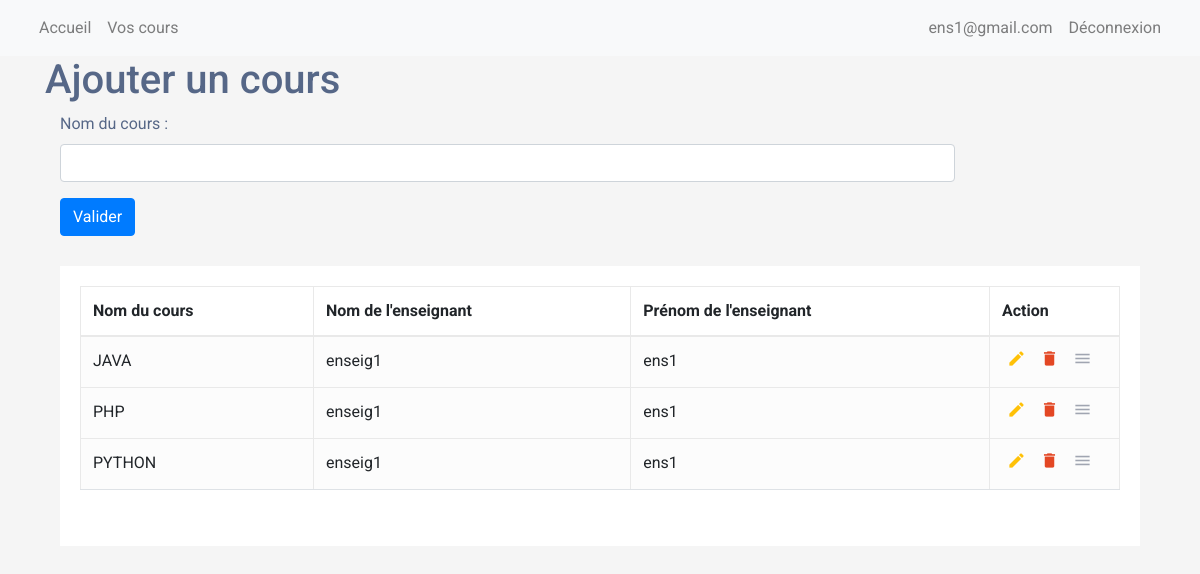
/miniprojet/accueil_ens.php (signed in), run on the app's committed database.
### tables this page shows
CREATE TABLE `utilisateur` (
  `id_utilisateur` int NOT NULL,
  `nom` varchar(100) DEFAULT NULL,
  `prenom` varchar(100) DEFAULT NULL,
  `email` varchar(100) DEFAULT NULL,
  `mot_de_passe` varchar(100) DEFAULT NULL,
  `Role` int DEFAULT NULL
);

CREATE TABLE `cours` (
  `id_cours` int NOT NULL,
  `nom_cours` varchar(100) DEFAULT NULL,
  `id_utilisateur` int DEFAULT NULL
);

### miniprojet/get_email.php (called while the page is built)
<?php
$conn = connect();
$id_utilisateur = $_SESSION['id_utilisateur'];
    $req = "SELECT email FROM utilisateur WHERE id_utilisateur= :id_utilisateur ";
    $statement = $conn->prepare($req);
    $statement->bindParam(':id_utilisateur', $id_utilisateur, PDO::PARAM_INT);
    $statement->execute();
    $user = $statement->fetch(PDO::FETCH_ASSOC);
?>

### miniprojet/accueil_ens.php (the view, shortened to what this page needs)
<?php
require_once("get_email.php");
?>
    <!DOCTYPE html>
    <html lang="en">
    <head>
    <link rel="stylesheet" href="https://stackpath.bootstrapcdn.com/bootstrap/4.5.0/css/bootstrap.min.css">
    <link rel="stylesheet" href="https://maxcdn.bootstrapcdn.com/font-awesome/4.7.0/css/font-awesome.min.css">
    </head>
    <body>
    <header>
<nav class="navbar navbar-expand-lg navbar-light bg-light">
<div class="container-fluid">
<div class="collapse navbar-collapse" id="navbarNav">
<ul class="navbar-nav">
    <li>
    <a class="nav-link" href="bienvenue_ens.php">Accueil</a>
    </li>
<li class="nav-item">
<a class="nav-link" href="accueil_ens.php">Vos cours</a>
</li>
</ul>
<ul class="navbar-nav ml-auto">
<li class="nav-item">
<a class="nav-link"><?php echo $user['email']; ?></a>
</li>
<li class="nav-item">
<a class="nav-link" href="deconnexion.php">Déconnexion</a>
</li>
</ul>
</div>
</div>
</nav>
</header>
    <div class="container">
            <h1>Ajouter un cours</h1>
            <form method="get" action="ajouter_cours.php" class="form-horizontal">
                <div class="form-group">
                    <label for="nom_cours" class="col-sm-2 control-label">Nom du cours :</label>
                    <div class="col-sm-10">
                        <input type="text" name="nom_cours" class="form-control" id="nom_cours" required>
                    </div>
                </div>
                <div class="form-group">
                    <div class="col-sm-offset-2 col-sm-10">
                        <button type="submit" class="btn btn-primary">Valider</button>
                    </div>
                </div>
            </form>
    <div class="container-xl">
        <div class="table-responsive">
            <div class="table-wrapper">
                <div class="table-title">
                <table class="table table-striped table-hover table-bordered">
                    <thead>
                        <tr>
                            <th>Nom du cours</th>
                            <th>Nom de l'enseignant</th>
                            <th>Prénom de l'enseignant </th>
                            <th>Action </th>
                        </tr>
                    </thead>
                    <tbody>
                    <?php
        require_once("connect.php");
        $id_utilisateur = $_SESSION['id_utilisateur'];
        $req = "SELECT  cours.id_cours,cours.nom_cours, utilisateur.nom, utilisateur.prenom FROM cours JOIN utilisateur ON cours.id_utilisateur = utilisateur.id_utilisateur WHERE cours.id_utilisateur=$id_utilisateur";
    try {
        $resultat = $conn->query($req);
        while($ligne = $resultat->fetch(PDO::FETCH_ASSOC)) {
            echo "<tr>";
            echo "<td>".$ligne['nom_cours']."</td>";
            echo "<td>".$ligne['nom']."</td>";
            echo "<td>".$ligne['prenom']."</td>";
            echo "<td>
            <a href='edit_cours.php?id_cours=".$ligne["id_cours"]."' class='edit' title='Edit' data-toggle='tooltip'><i class='material-icons'>&#xE254;</i></a>
            <a href='supprimer_cours.php?id_cours=".$ligne["id_cours"]."' class='delete' title='Delete' data-toggle='tooltip'><i class='material-icons'>&#xE872;</i></a>
            <a href='liste_etudinat_insc_cours.php?id_cours=".$ligne["id_cours"]."' class='liste' title='liste' data-toggle='tooltip'><i class='material-icons'>menu</i></a>
        </td>";
            echo "<tr>";
        }
        echo "</table>";
    }
    catch(PDOException $e)
    {
        echo "<br> Probleme de requete".$e->getMessage();
    }
    ?>
            </div>
        </div>
    </div>
    </body>
    </html>

### miniprojet/accueil_ens.php (style rules this page uses)
body { color: #566787; background: #f5f5f5; font-family: 'Roboto', sans-serif; }
.table-responsive { margin: 30px 0; }
.table-wrapper { min-width: 1000px; background: #fff; padding: 20px; box-shadow: 0 1px 1px rgba(0,0,0,.05); }
.table-title { padding-bottom: 10px; margin: 0 0 10px; min-width: 100%; }
table.table tr th, table.table tr td { border-color: #e9e9e9; }
table.table-striped tbody tr:nth-of-type(odd) { background-color: #fcfcfc; }
table.table td:last-child { width: 130px; }
table.table td a { color: #a0a5b1; display: inline-block; margin: 0 5px; }
table.table td a.edit { color: #FFC107; }
table.table td a.delete { color: #E34724; }
table.table td i { font-size: 19px; }

### data on the page
utilisateur: email "ens1@gmail.com"
cours: nom_cours "JAVA", id_utilisateur.nom "enseig1", id_utilisateur.prenom "ens1"
cours: nom_cours "PHP", id_utilisateur.nom "enseig1", id_utilisateur.prenom "ens1"
cours: nom_cours "PYTHON", id_utilisateur.nom "enseig1", id_utilisateur.prenom "ens1"
